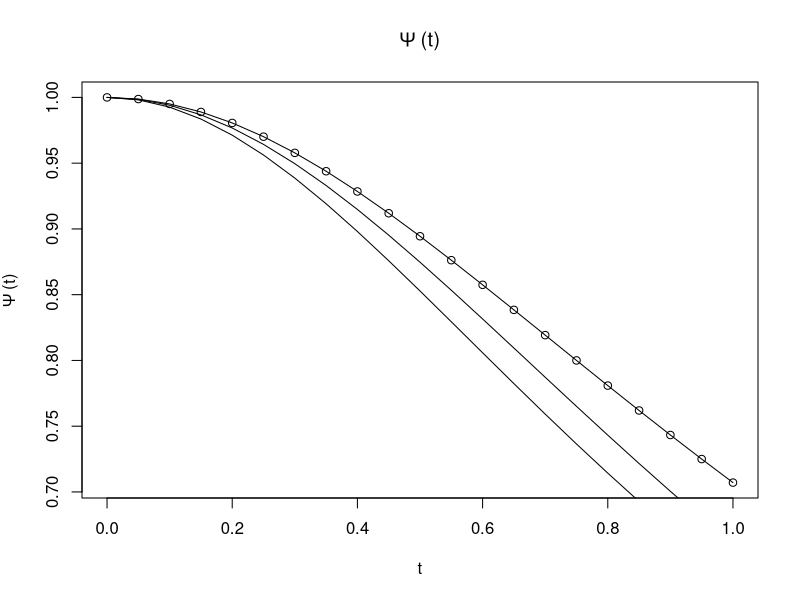
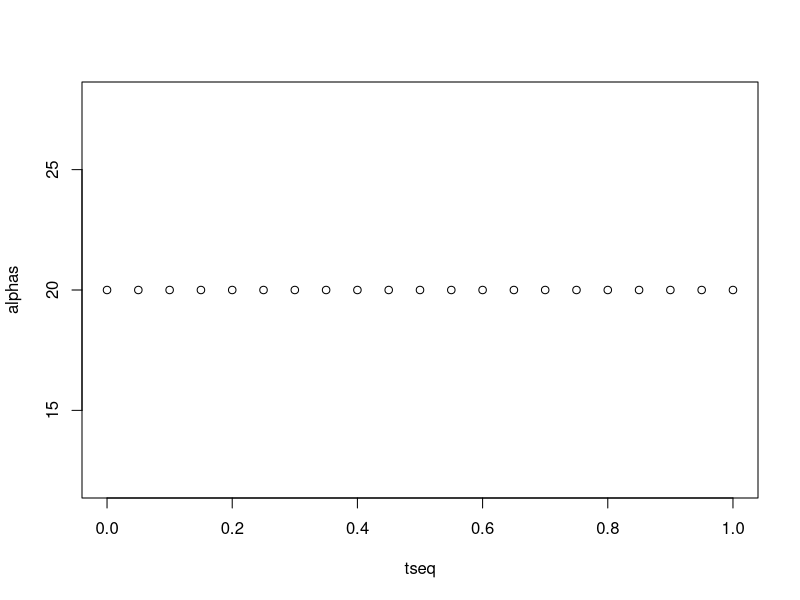
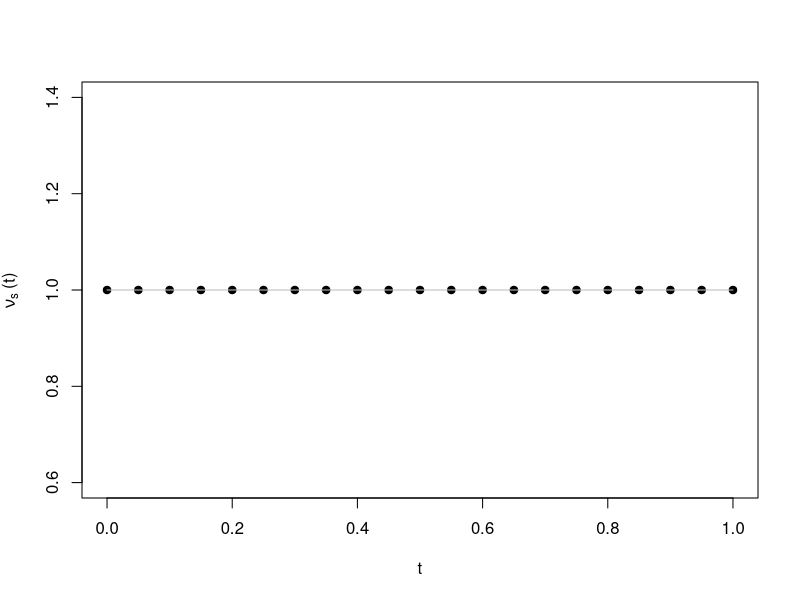
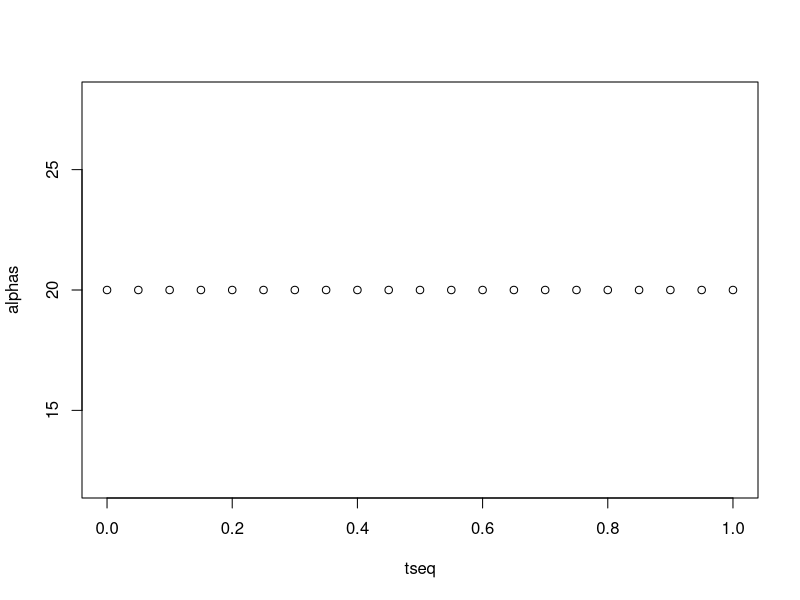
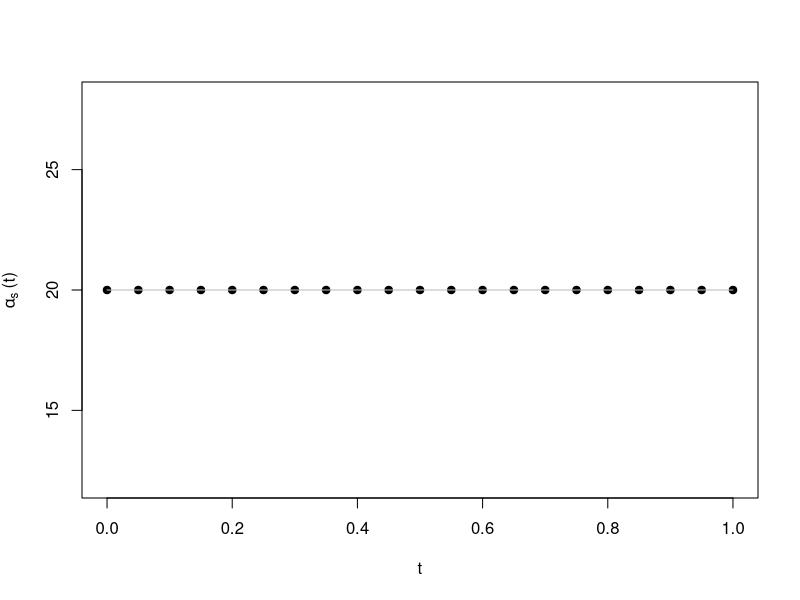
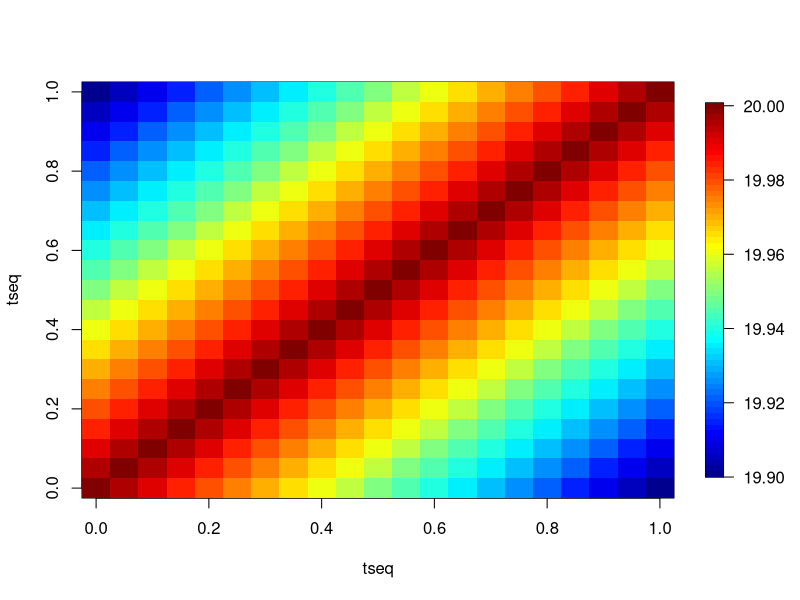
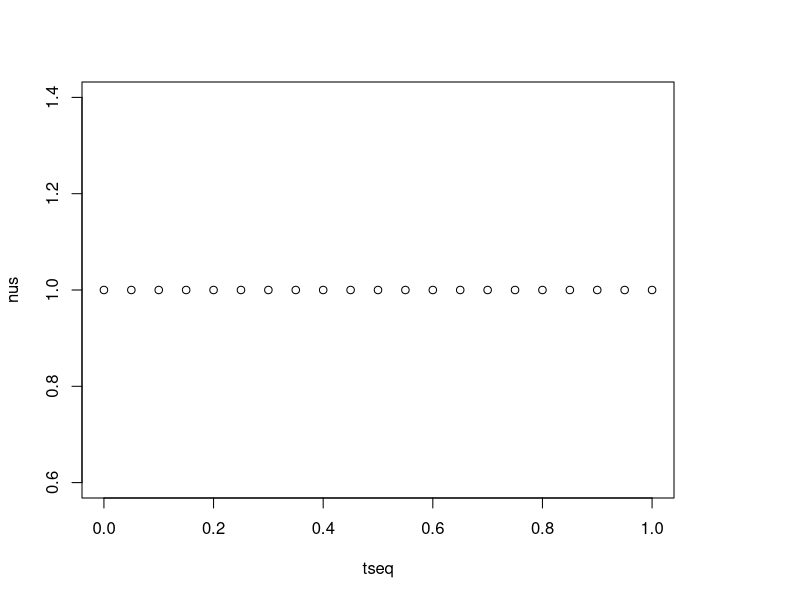
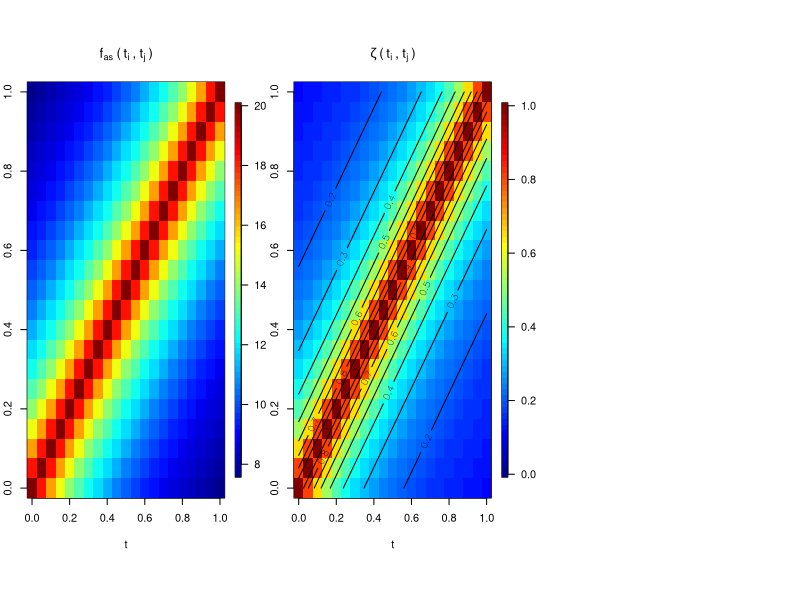

Source code (R) for these figures, in order: (Note: this script raises an error after producing the figures.)

######################################################################################
#### Creating function to generate tvarying spatio-temporal covariance function ######
######################################################################################
library(MASS)
library(mvtnorm)
library(fields)
my.matern<-function(h,a,sigma,nu)
{
  h[h==0]<-1e-10
  num1<-(sigma^2)*(2^(1-nu))/gamma(nu)
  num2<-(h*a)^nu
  num3<-besselK(x=(h*a), nu=nu)
  return(num1*num2*num3)
}


######## Parameters #######
nus.init<-0.5 ### Spatial smoothness
nus.max<-1.5    ### Temporal smoothness

#nut.init<-3   #### Temporal smoothness at spatial center
#nut.corn<-0.5  #### Temporal smoothness at spatial corner



as.init<-20 ### spatial range=0.2 (1/5)
as.max<-15  ### spatial range=0.5 (1/2)


mynus.f<-function(t_i,nus.init,nus.max)
{
  temp<-nus.init+(nus.max-nus.init)*sin(t_i*pi/time_limit) 
  return(temp)
}


as<-function(t_i,as.init,as.max)
{
  temp<-as.init+(as.max-as.init)*sin(t_i*pi/time_limit) 
  return(temp)
}




###### First we create a psi function #######
psi<-function(t,a=1,alpha=1,beta=1)
{
  temp<-(a*(t^alpha)+1)^beta
  return(temp)
}


tseq<-seq(0,10,length.out = 100)

time_limit<-1
time_points<-21

tseq<-seq(0,time_limit,length.out = time_points)

#### Plotting psi #####
plot(tseq,1/psi(t=tseq^2,a=1,alpha=1,beta = 0.5),main=bquote(Psi~"(t)"),xlab="t",ylab=bquote(Psi~"(t)"))
lines(tseq,1/psi(t=tseq^2,a=1,alpha=1,beta = 0.5))
lines(tseq,1/psi(t=tseq^2,a=1,alpha=1,beta = 0.6))
lines(tseq,1/psi(t=tseq^2,a=1.5,alpha=1,beta = 0.5))


##### Creating function for f_alphas #######
f_alphas<-function(t,alphas,a=1,alpha=1,beta=1,c.p)
{
  alpha_mean<-c.p
  len<-length(alphas)
  al.creat<-function(a1,a2)
  {
    return(((1/(a1^2))+(1/(a2^2)))/2)
  }
  d2<-outer(alphas,alphas,al.creat)
  tmat<-outer(t,t,function(t1,t2) (abs(t1-t2))^2)
  d1<-psi(t=tmat,a=a,alpha = alpha,beta=beta)/(alpha_mean^2)
  d3<-matrix(psi(t=0,a=a,alpha = alpha,beta=beta)/(alpha_mean^2),nrow=nrow(d1),ncol=ncol(d1))
  return(1/sqrt(d1+d2-d3))
}



#alphas<-as(t_i=tseq,as.init = as.init,as.max = as.max)
alphas<-rep(20,times=time_points)
#nus<-mynus.f(t_i=tseq,nus.init=nus.init,nus.max=nus.max)
nus<-rep(1,times=time_points)
#mean(alphas)
plot(tseq,alphas)
plot(tseq,nus,xlab="t",ylab=bquote(nu[s]~"(t)"),pch=19)
lines(tseq,nus,col="grey")


plot(tseq,alphas)
plot(tseq,alphas,xlab="t",ylab=bquote(alpha[s]~"(t)"),pch=19)
lines(tseq,alphas,col="grey")



myfas<-f_alphas(t=tseq,alphas = alphas,a=0.01,alpha=0.5,beta=1,c.p=mean(alphas))
image.plot(tseq,tseq,myfas)


zeta<-function(t,nus,alphas,a=0.001,alpha=0.9,beta=0.5,d=2,beta2=0.5,c.p)
{
  n2<-outer(nus,nus,function(a,b) gamma((a+b)/2))
  f<-(f_alphas(t=t,alphas = alphas,a=a,alpha=alpha,beta=beta,c.p = c.p))
  n1<-f^d
  dig<-(diag(f))^(d/2)
  #d1<-dig%*%dig
  d1<-outer(dig,dig,function(a,b) a*b)
  d2<-outer(nus,nus,function(a,b) sqrt(gamma(a)*gamma(b)))
  #n2<-outer(alphas,alphas,function(a,b) ((1/a)^(d/4))+((1/b)^(d/4)))
  #d2<-(f_alphas(t=t,alphas = alphas,a=a,alpha=alpha,beta=beta))^(d/2)
  tmat<-outer(t,t,function(t1,t2) (abs(t1-t2))^2)
  d3<-psi(t=tmat,a=a,alpha = alpha,beta=beta2)
  
  return((n1*n2)/(d1*d2*d3))
}


#nus<-(1+2/(tseq+1))/2

plot(tseq,nus)


par(mfrow=c(1,3))
mya_bern<-10 #0.05
myalpha_bern<-0.6 #0.5
mybeta_bern<-0.8 #0.7
mybeta2_bern<-0.1
myfas<-f_alphas(t=tseq,alphas = alphas,a=mya_bern,alpha=myalpha_bern,beta=mybeta_bern,c.p=mean(alphas))
image.plot(tseq,tseq,myfas,xlab="t",ylab="t",main=bquote(f[as]~"("~t[i]~","~t[j]~")"))

myzeta<-zeta(t=tseq,nus = nus,alphas = alphas,a=mya_bern,alpha=myalpha_bern,beta=mybeta_bern,beta2 = mybeta2_bern,c.p=mean(alphas))
image.plot(tseq,tseq,myzeta,xlab="t",ylab="t",main=bquote(zeta~"("~t[i]~","~t[j]~")"),zlim=c(0,1))
contour(tseq,tseq,myzeta,add=T)
#plot(myzeta[5,5:21])
mynus<-outer(nus,nus,function(a,b) (a+b)/2)
#diag(myzeta)
####### Creating spatial grid #########
spres<-25
x<-y<-seq(0,1,length.out = spres)

grid<-expand.grid(x,y)
par(mfrow=c(1,1))
plot(grid,xlab="x",ylab="y")


##########################################################
##### Creating  spatio-temporal covariance function ######
##########################################################
sl<-length(grid[,1])
tl<-length(tseq)
spcov<-matrix(NA,ncol = sl*tl,nrow=sl*tl)
dist.sp<-rdist(grid)
#system.time(for(i in 1:tl)
#{
 # for(j in 1:tl)
  #{
   # spcov[((i-1)*sl+1):((i-1)*sl+sl),((j-1)*sl+1):((j-1)*sl+sl)]<-myzeta[i,j]*my.matern(h=dist.sp,
    #                                                                                    a=myfas[i,j],
     #                                                                                   nu=mynus[i,j],
      #                                                                                  sigma=1)
#  }
#}
#)



######### Optimized cov computing ##############
uniq.dist<-sort(unique(c(dist.sp)))

##### Unique indexing #####
mat.index<-NULL
for(i in 1:length(uniq.dist))
{
  mat.index[[i]]<-cbind(which(dist.sp==uniq.dist[i],arr.ind = T),i)
}
#cbind(which(dist.sp==uniq.dist[2],arr.ind = T),2)
mat.index<-do.call(rbind,mat.index)
spcov2<-matrix(NA,ncol = sl*tl,nrow=sl*tl)
temp<-matrix(NA,ncol = sl,nrow = sl)


system.time(for(i in 1:tl)
{
  for(j in i:tl)
  {
    tmp1<-myzeta[i,j]*my.matern(h=uniq.dist,
                                a=myfas[i,j],
                                nu=mynus[i,j],
                                sigma=1)
    temp[mat.index[,-3]]<-tmp1[mat.index[,3]]
    spcov2[((i-1)*sl+1):((i-1)*sl+sl),((j-1)*sl+1):((j-1)*sl+sl)]<-spcov2[((j-1)*sl+1):((j-1)*sl+sl),((i-1)*sl+1):((i-1)*sl+sl)]<-temp
  }
}
)

#check<-chol(spcov2)
#rm(check)
library(mvtnorm)
set.seed(123)
nsim<-100
#mysim<-mvrnorm(n=nsim,mu=rep(0,times=sl*tl),Sigma = spcov2)
mysim<-rmvnorm(n=nsim,sigma=spcov2,method="chol")
sim1<-mysim
dim(sim1)

locs<-grid
rm(spcov,spcov2)
par(mfrow=c(5,5),mar=c(2,2,1,1))
key=1
#tseq
for(i in 1:(length(tseq)))
{
  if(i<=(length(tseq)-1))
  {
    quilt.plot(locs,sim1[key,(1+length(locs[,1])*(i-1)):(length(locs[,1])*i)],main=paste("t=",round(tseq[i],2)),nx=spres,ny=spres,zlim=c(min(sim1[key,]),max(sim1[key,])),add.legend = F)
  }
  else
  {
    quilt.plot(locs,sim1[key,(1+length(locs[,1])*(i-1)):(length(locs[,1])*i)],main=paste("t=",round(tseq[i],2)),nx=spres,ny=spres,zlim=c(min(sim1[key,]),max(sim1[key,])))
    
  }
}


r.locs<-sample(1:sl,size = 4)
points(locs[r.locs,],pch="x",cex=1.5)
####### Now plotting the time series ########
for(i in r.locs)
{
  k=i
  plot(tseq,sim1[key,seq(k,(tl-1)*sl+k,by=sl)],type="l",main = paste("location"=round(locs[k,1],2),round(locs[k,2],2)),xlab="time",ylab = "value")
  points(tseq,sim1[key,seq(k,(tl-1)*sl+k,by=sl)],pch=19)
}
#20*400
####### distributing columnwise ########
myspat<-matrix(NA,nrow = sl,ncol = tl)
#emp.temp.cor<-array(NA,dim=c(tl,tl,100))
#for(k in 1:100){
#for(i in 1:tl)
#{
#  myspat[,i]<-sim1[key,((i-1)*sl+1):((i-1)*sl+sl)]
#}
#emp.temp.cor[,,k]<-cor(myspat)
#}
#rm(myspat)
setwd("/Users/qadirga/Documents/Project 4-Spacetime modeling/Revisit/Simulation Study/Revisit2/Revisit 3/Case2_2/FInal piece of codes")
save.image("Dataset.RData")


##### Now we divide the dataset into training and testing data #####

### 20 percent testing data ####

#### Last two frames held out for forecasting #####
#### 20 percent locations from the remaning frames are held out for testing (interpolation)
test_l<-length(grid[,1])*0.2
train_l<-length(grid[,1])*0.8
set.seed(123)
rmiss.matrix<-matrix(NA,nrow=test_l,ncol=nsim)
for(i in 1:nsim)
{
  rmiss.matrix[,i]<-sample(1:sl,size = test_l)
}

#### Now dividing test and train data set #####

full.myspat<-array(NA,dim = c(sl,tl,nsim))

for(i in 1:nsim)
{
  for(j in 1:tl)
  {
  full.myspat[,j,i]<-sim1[i,((j-1)*sl+1):((j-1)*sl+sl)]
}
}
par(mfrow=c(5,5))
for(i in 1:tl)
quilt.plot(grid,full.myspat[,i,1],nx=spres,ny=spres,zlim=c(min(full.myspat[,,1]),max(full.myspat[,,1])))

train.locs<-array(NA,dim = c(train_l,2,nsim))
test.locs<-array(NA,dim=c(test_l,2,nsim))
train.myspat<-array(NA,dim = c(train_l,tl-2,nsim))
test.myspat<-array(NA,dim = c(test_l,tl,nsim))
for(i in 1:nsim)
{
  train.locs[,,i]<-as.matrix(grid[-rmiss.matrix[,i],])
  test.locs[,,i]<-as.matrix(grid[rmiss.matrix[,i],])
  train.myspat[,,i]<-full.myspat[-rmiss.matrix[,i],(1:(tl-2)),i]
  test.myspat[,,i]<-full.myspat[rmiss.matrix[,i],,i]
  
}

key<-3
par(mfrow=c(5,5))
for(i in 1:(tl-2))
{quilt.plot(train.locs[,,key],train.myspat[,i,key],zlim=c(min(full.myspat[,,key]),max(full.myspat[,,key])),nx=spres,ny=spres)  
quilt.plot(test.locs[,,key],test.myspat[,i,key],zlim=c(min(full.myspat[,,key]),max(full.myspat[,,key])),nx=spres,ny=spres,add = T)  
}

save.image("simulated_data.RData")
########## Visualizing spatio-temporal fields ######
library(viridis)
library(ggplot2)
pr.time<-character(length = length(tseq))
for(i in 1:length(tseq))
{
  pr.time[i]<-as.character(paste("t=",format(round(tseq[i], 2), nsmall = 2),sep = "" ))
}
vis.data<-data.frame(x=rep(grid$Var1,times=tl),y=rep(grid$Var2,times=tl),z=c(full.myspat[,,1]),time=rep(pr.time,each=sl))
ggplot(vis.data, aes(x=x, y=y,col=z))+geom_point(data = vis.data, aes(x, y, colour = z),pch=19, size=1)+ 
  facet_wrap(~time,ncol=7)+scale_color_viridis(bquote(Z),option = "D")+labs(x=bquote(s[1]),y=bquote(s[2]))+theme(axis.text = element_text(size=7))
